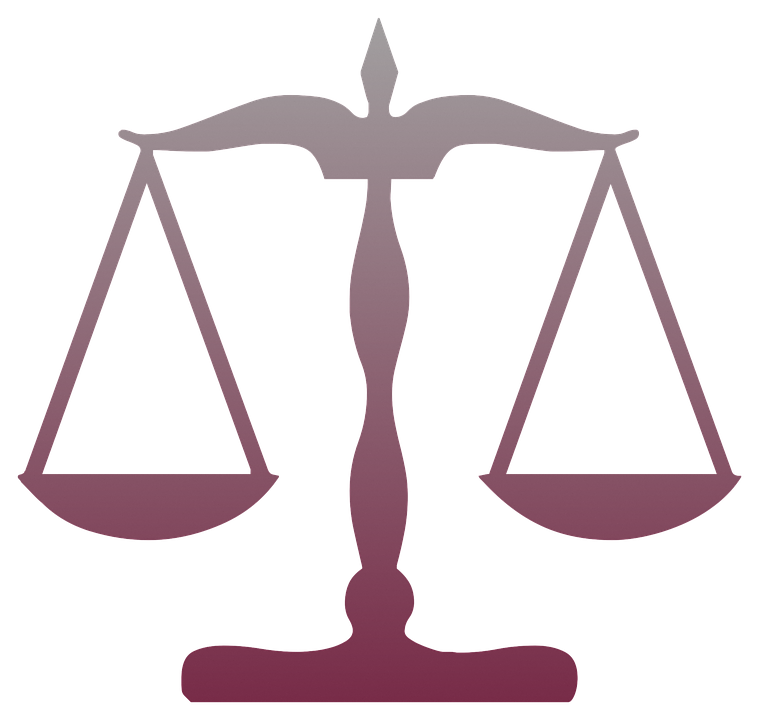
#> input picture img/scales.png, 759 x 720 px
$ python colorize.py
#> lines starting #> are read from the running program, lines starting #| are printed output that depends on the picture
import sys
try:
    from PIL import Image
except ImportError:
    import subprocess
    subprocess.check_call([sys.executable, "-m", "pip", "install", "Pillow"])
    from PIL import Image

def colorize_image_gold(input_path, output_path):
    # Open the image and convert to RGBA
#> called with input_path = 'img/scales.png', output_path = 'img/scales_gold.png'
    img = Image.open(input_path).convert("RGBA")
#> img is the input picture: PIL image 759x720 RGBA; mean R, G, B, A 32.6, 23, 26.5, 53.1
    datas = img.getdata()

    # Target gold color: #b68a52 -> RGB (182, 138, 82)
    new_data = []
    for item in datas:
        # Check alpha channel. If it's not transparent, colorize it.
        # It's an anti-aliased image, so we keep the original alpha value,
        # but change the RGB values.
        if item[3] > 0:
            new_data.append((182, 138, 82, item[3]))
        else:
            new_data.append(item)
#> after the loop, new_data = 546480 items

    img.putdata(new_data)
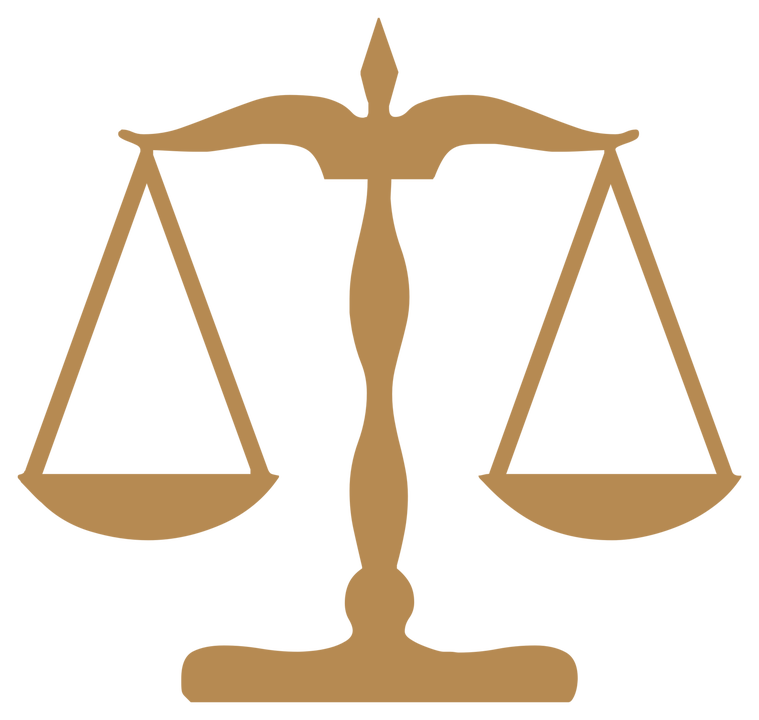
#> img: PIL image 759x720 RGBA; mean R, G, B, A 41.7, 31.6, 18.8, 53.1; transparent parts drawn white
    img.save(output_path, "PNG")
    print("Successfully created scales_gold.png")

if __name__ == "__main__":
    colorize_image_gold("img/scales.png", "img/scales_gold.png")

$ run again, with img/hourglass.png copied over img/scales.png
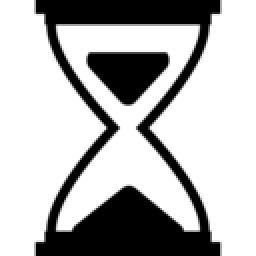
#> input picture img/hourglass.png, 128 x 128 px (shown 2 times larger)
#> in colorize_image_gold, img is the input picture: PIL image 128x128 RGBA; mean R, G, B, A 0, 0, 0, 74.3
#> the loop in colorize_image_gold, `for item in datas: # Check alpha channel. If it's not transparent, col..` made 16384 passes
#> item on passes 1 to 3: (0, 0, 0, 0), (0, 0, 0, 0), (0, 0, 0, 0)
#> after the loop in colorize_image_gold, `for item in datas:`: new_data = 16384 items, first 6: (0, 0, 0, 0), (0, 0, 0, 0), (0, 0, 0, 0), (0, 0, 0, 0), (0, 0, 0, 0), (0, 0, 0, 0)
#> in colorize_image_gold, `img.putdata(new_data)`:
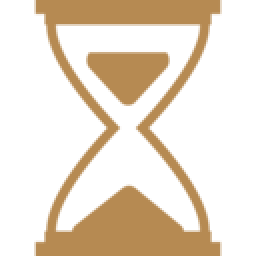
#> img: PIL image 128x128 RGBA (shown 2 times larger); mean R, G, B, A 60.5, 45.9, 27.3, 74.3; transparent parts drawn white

$ run again, with img/location.png copied over img/scales.png
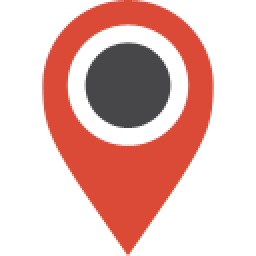
#> input picture img/location.png, 128 x 128 px (shown 2 times larger)
#> in colorize_image_gold, img is the input picture: PIL image 128x128 RGBA; mean R, G, B, A 70.6, 28.2, 22.8, 92.4
#> the loop in colorize_image_gold, `for item in datas: # Check alpha channel. If it's not transparent, col..` made 16384 passes
#> item on passes 1 to 3: (0, 0, 0, 0), (0, 0, 0, 0), (0, 0, 0, 0)
#> after the loop in colorize_image_gold, `for item in datas:`: new_data = 16384 items, first 6: (0, 0, 0, 0), (0, 0, 0, 0), (0, 0, 0, 0), (0, 0, 0, 0), (0, 0, 0, 0), (0, 0, 0, 0)
#> in colorize_image_gold, `img.putdata(new_data)`:
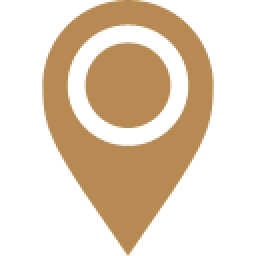
#> img: PIL image 128x128 RGBA (shown 2 times larger); mean R, G, B, A 69.9, 53, 31.5, 92.4; transparent parts drawn white
